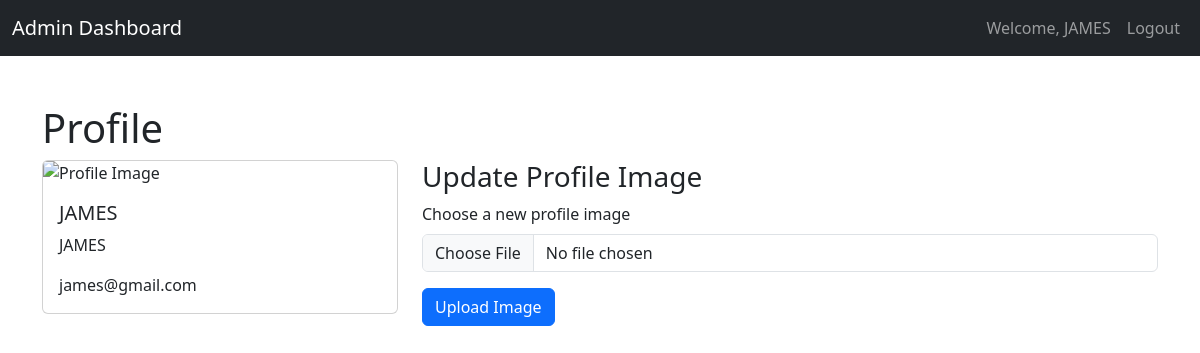
Page /admin/profile.php (signed in) on the committed database.
### tables this page shows
CREATE TABLE `user` (
  `id` int(11) NOT NULL,
  `name` varchar(200) NOT NULL,
  `username` varchar(200) NOT NULL,
  `email` varchar(200) NOT NULL,
  `profile_image` varchar(200) DEFAULT NULL,
  `password` varchar(200) NOT NULL,
  `updated_at` timestamp NOT NULL DEFAULT current_timestamp()
);

### admin/profile.php (the view, shortened to what this page needs)
<?php
$conn = new mysqli("localhost", "root", "", "folio");
$user_id = $_SESSION['user_id'];
$sql = "SELECT name, username, email, profile_image FROM user WHERE id = ?";
$stmt = $conn->prepare($sql);
$stmt->bind_param("i", $user_id);
$stmt->execute();
$stmt->bind_result($name, $username, $email, $profile_image);
?>
<!DOCTYPE html>
<html lang="en">
<head>
    <link href="https://cdn.jsdelivr.net/npm/bootstrap@5.3.0/dist/css/bootstrap.min.css" rel="stylesheet">
</head>
<body>
    <?php include('header.php'); ?>
    <div class="container mt-5">
        <h1>Profile</h1>
        <div class="row">
            <div class="col-md-4">
                <div class="card">
                    <img src="<?= $profile_image ? $profile_image : 'uploads/default.jpg'; ?>" class="card-img-top" alt="Profile Image">
                    <div class="card-body">
                        <h5 class="card-title"><?= htmlspecialchars($name); ?></h5>
                        <p class="card-text"><?= htmlspecialchars($username); ?></p>
                        <p class="card-text"><?= htmlspecialchars($email); ?></p>
                    </div>
                </div>
            </div>
            <div class="col-md-8">
                <h3>Update Profile Image</h3>
                <form method="POST" enctype="multipart/form-data">
                    <div class="mb-3">
                        <label for="profile_image" class="form-label">Choose a new profile image</label>
                        <input type="file" class="form-control" id="profile_image" name="profile_image" required>
                    </div>
                    <button type="submit" class="btn btn-primary">Upload Image</button>
                </form>
            </div>
        </div>
    </div>
    <?php include('footer.php'); ?>
</body>
</html>

### rows in the picture
user: name "JAMES", username "JAMES", email "james@gmail.com"

### other values in the picture
$_SESSION['username'] "JAMES"
